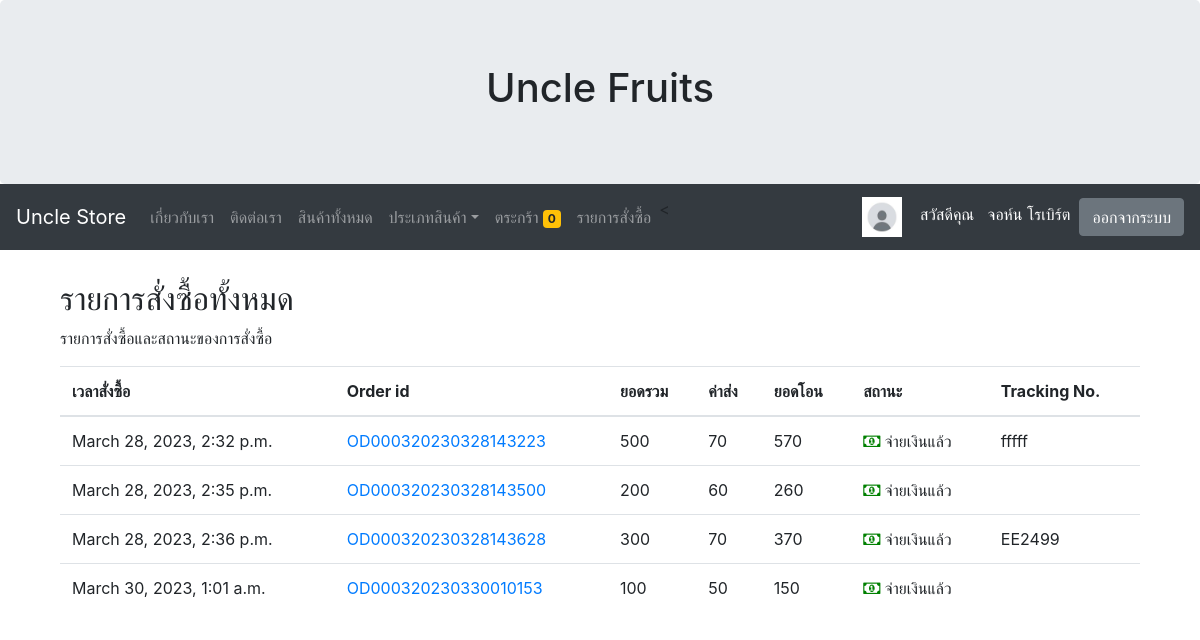
/orderlist/ (signed in), run on an earlier commit of the app's database.
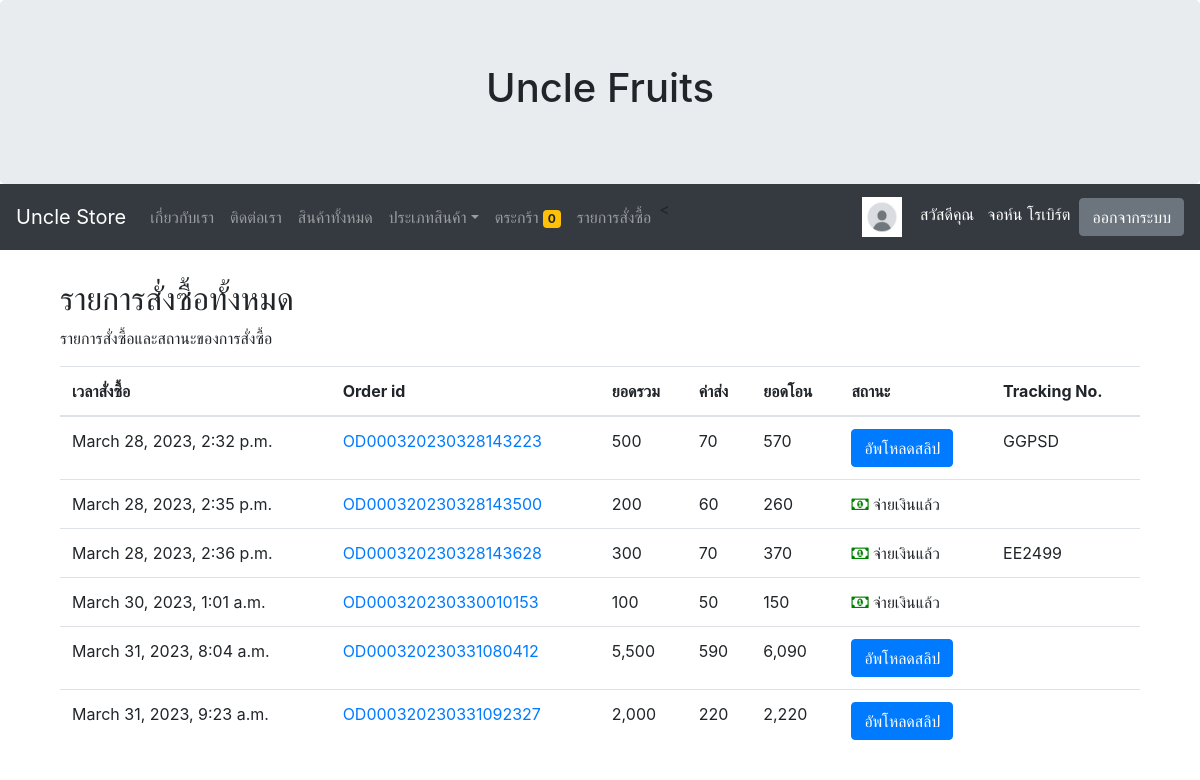
And on a later commit of the database.
### myapp/models.py (models this page shows, shortened)
class OrderPending(models.Model):
	orderid = models.CharField(max_length=100)
	user = models.ForeignKey(User,on_delete=models.CASCADE) # User ไหนเป็นคนสั่ง
	name = models.CharField(max_length=100) # ชื่อที่อยู่ผู้รับ
	tel = models.CharField(max_length=100)  # เบอร์ผู้รับ
	address = models.TextField()
	shipping = models.CharField(max_length=100) # EMS
	payment = models.CharField(max_length=100)  # โอนเงิน พร้อมเพย์ , ธนาคารอะไร
	other = models.TextField(null=True,blank=True) # หมายเหตุของผู้รับ ต้องใส่ blank=True ด้วย
	stamp = models.DateTimeField(auto_now_add=True,blank=True,null=True) # ออร์เดอร์ stamp วันไหน
	paid = models.BooleanField(default=False) # เช็ตสถานะจ่ายเงินแล้วหรือยัง
	slip = models.ImageField(upload_to="slip",null=True,blank=True) # อัพโหลด slip แล้วหรือยัง
	sliptime = models.CharField(max_length=100,null=True,blank=True) # มาเพิ่มเป็นประเภท datetime  พร้อมกับ calendar html EP15
	paymentid = models.CharField(max_length=100,null=True,blank=True) #เก็บไว้ยังไม่ใช้
	trackingnumber = models.CharField(max_length=100,null=True,blank=True) # EP17 ส่งเลข พัสดุ

### myapp/views.py (the view)
# urls.py: path('orderlist/',OrderListPage,name='orderlist-page'),#EP15 OrderList
def OrderListPage(request):
	username = request.user.username
	user = User.objects.get(username=username)
	context =  {}
	order  = OrderPending.objects.filter(user=user)  # filter จะใช้กับหลายรายการ
	for od in order:
		orderid = od.orderid # ดึงรายการ order ออกมา ของ order ออกมา
		odlist = OrderList.objects.filter(orderid=orderid)
		total = sum([ c.total for c in odlist]) # ดึงแค่ total มา sum total = sum[500,300,200]
		od.total = total
		count = sum([ c.quantity for c in odlist])
		if od.shipping == 'ems':
			shipcost = sum([50 if i == 0 else 10 for i in range(count)])
		else:
			shipcost = sum([30 if i == 0 else 10 for i in range(count)])
		if od.payment == 'cod':
				shipcost += 20
		od.shipcost = shipcost
	context['allorder'] = order # ส่งข้อความแบบ dic  ['allorder'] คือ ชื่อ key
	return render(request, 'myapp/orderlist.html',context)

### myapp/template/myapp/orderlist.html
{% extends 'myapp/base.html' %}
{% load humanize %}
{% block content %}
<div class="container">
  <h2>รายการสั่งซื้อทั้งหมด</h2>
  <p>รายการสั่งซื้อและสถานะของการสั่งซื้อ</p>
  <table class="table">
    <thead>
      <tr>
        <th>เวลาสั่งซื้อ</th>
        <th>Order id</th>
        <th>ยอดรวม</th>
        <th>ค่าส่ง</th>
        <th>ยอดโอน</th>
        <th>สถานะ</th>
        <th>Tracking No.</th>
      </tr>
    </thead>
    <tbody>
      {% for od in allorder %}
      <tr>
        <td>{{od.stamp}}</td>
        <td> <a href="{% url 'myorder-page' od.orderid %}">{{od.orderid}}</a></td>
        <td>{{od.total|intcomma}}</td>
        <td>{{od.shipcost|intcomma}}</td>
        <td>{{od.total|add:od.shipcost|intcomma}}</td>
        <td>
        {% if od.paid %}
             <i class="fa fa-money" style="font-size:16px;color:green;"></i> จ่ายเงินแล้ว
        {% else %}
            <a href="{% url 'uploadslip-page' od.orderid %}" class="btn btn-primary">อัพโหลดสลิป</a>
        {% endif %}
        </td>
        <td>
          {% if od.trackingnumber != None %}
            {{od.trackingnumber}}
        {% endif %}
      </td>
      </tr>
      {% endfor %}
    </tbody>
  </table>
</div>
{% endblock content %}

What changed in the data, as far as the page shows it:
changed OrderPending "OD000320230328143223": trackingnumber "fffff" → "GGPSD"; paid "จ่ายเงินแล้ว" → "อัพโหลดสลิป"
added OrderPending: stamp "March 31, 2023, 8:04 a.m.", orderid "OD000320230331080412", total "5,500", shipcost "590", total|add "6,090", paid "อัพโหลดสลิป"
added OrderPending: stamp "March 31, 2023, 9:23 a.m.", orderid "OD000320230331092327", total "2,000", shipcost "220", total|add "2,220", paid "อัพโหลดสลิป"
